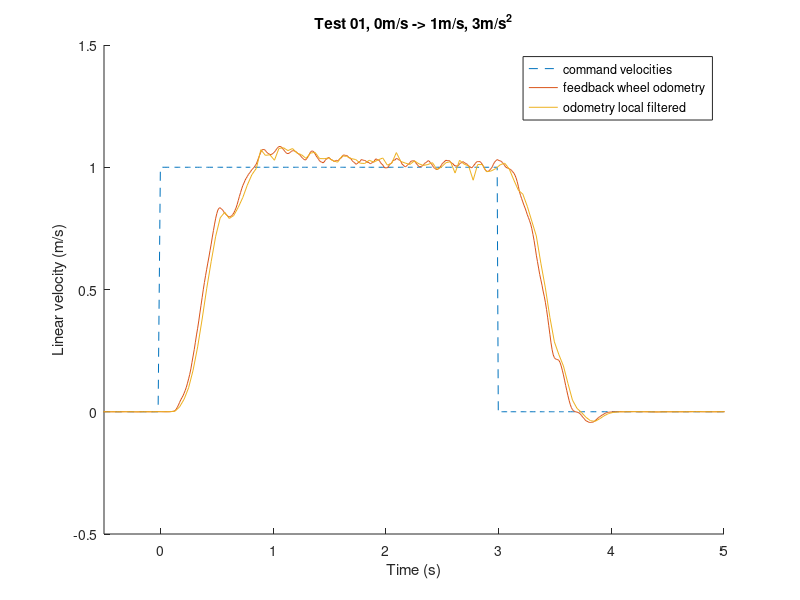

Source code (MATLAB):
clear all;
close all;
%%%%%%%%%%%%%%%%%%% Read command velocities %%%%%%%%%%%%%%%%%%%%%%%%%%%%%%%
cmd_vel = csvread('_slash_segway_slash_cmd_vel.csv',1,0);
% Data format is: rosbagTimestamp,linear,x,y,z,angular,x,y,z
cmd_time = cmd_vel(:,1)/10^9;
cmd_lin = cmd_vel(:,3);
start_col = find(cmd_lin,1);% Find the first non-zero point
start_time = cmd_time(start_col);
cmd_time = cmd_time - start_time;
figure
hold on
plot(cmd_time,cmd_lin,'--');
%%%%%%%%%%%%%%%%%%% Read feedback_wheel_odometry %%%%%%%%%%%%%%%%%%%%%%%%%%%%%%%
% fid = fopen('wheel_odometry.csv','r');
% dlmread() and csvread() are designed to only expect numeric values, 
% So we need to delete all the non-numerics values.(Finish this step in sublime or other editers)

% Original data format is:
% rosbagTimestamp,header,seq,stamp,secs,nsecs,frame_id,child_frame_id,pose,
% pose,position,x,y,z,orientation,x,y,z,w,covariance,twist,twist,linear,x,y,z,
% angular,x,y,z,covariance

% After deleting non numeric values, data format is:
% rosbagTimestamp,seq,secs,nsecs,(position)x,(position)y,(position)z,(orientation)x,(orientation)y,(orientation)z,(orientation)w,
% covariance(36numbers),(linear)x,(linear)y,(linear)z,(angular)x,(angular)y,(angular)z,covariance(36numbers)

feedback_wheel_odometry = csvread('feedback_wheel_odometry.csv');
feedback_wheel_time = feedback_wheel_odometry(:,3) + feedback_wheel_odometry(:,4)/10^9;
feedback_wheel_time = feedback_wheel_time - start_time;
feedback_wheel_lin = feedback_wheel_odometry(:,48);
plot(feedback_wheel_time,feedback_wheel_lin);

%%%%%%%%%%%%%%%%%%% Read odometry_local_filtered %%%%%%%%%%%%%%%%%%%%%%%%%%%%%%%
odometry_local = csvread('odometry_local_filtered.csv');
odometry_local_time = odometry_local(:,3) + odometry_local(:,4)/10^9;
odometry_local_time = odometry_local_time - start_time;
odometry_local_lin = odometry_local(:,48);
plot(odometry_local_time,odometry_local_lin);
legend('command velocities','feedback wheel odometry','odometry local filtered','Location','best')
axis([-0.5 5 -0.5 1.5])
xlabel('Time (s)')
ylabel('Linear velocity (m/s)')
title('Test 01, 0m/s -> 1m/s, 3m/s^2')
